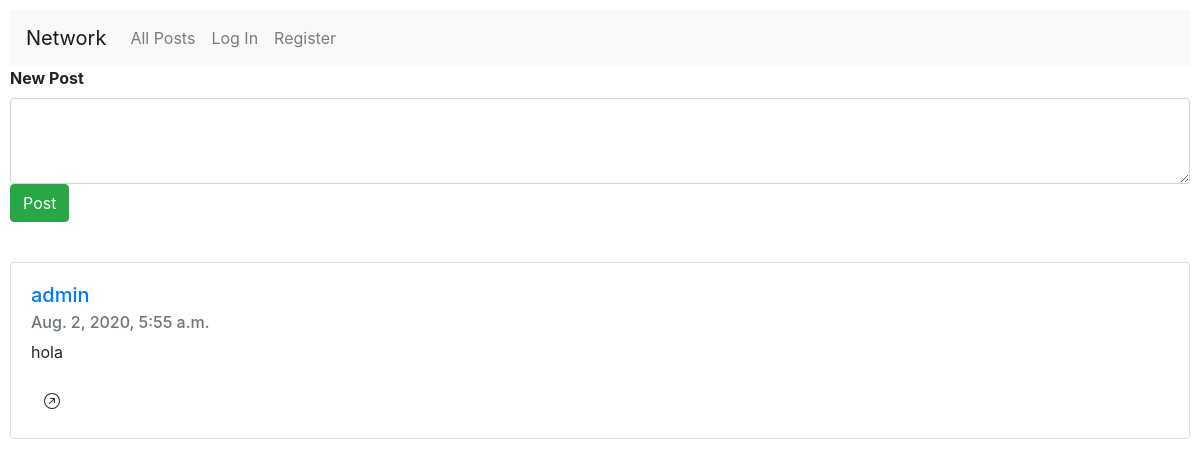
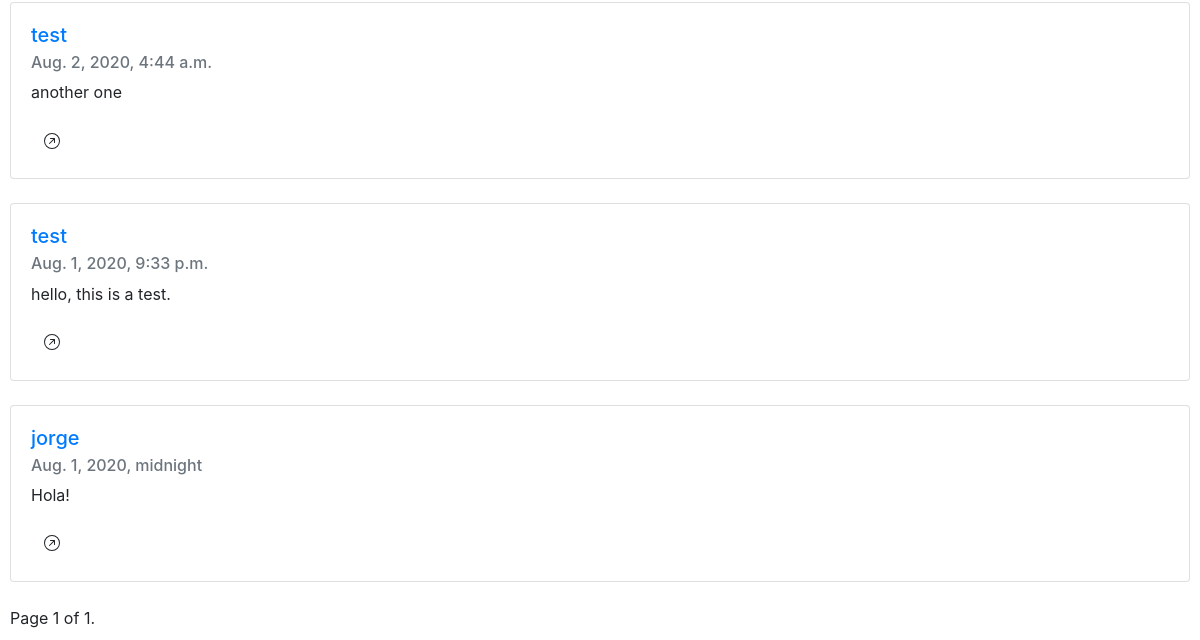
The app's page /, older data (2 pictures, top to bottom).
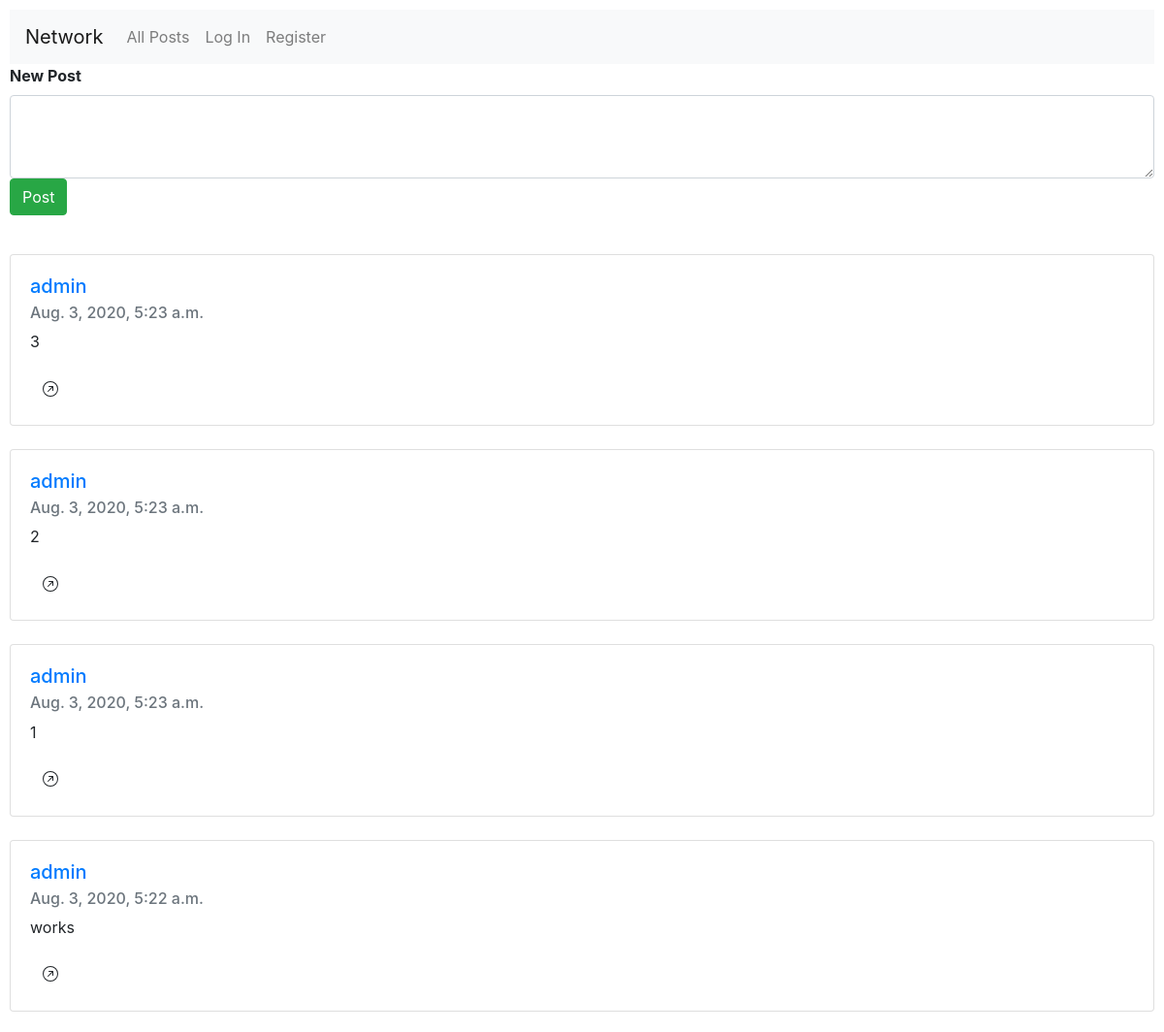
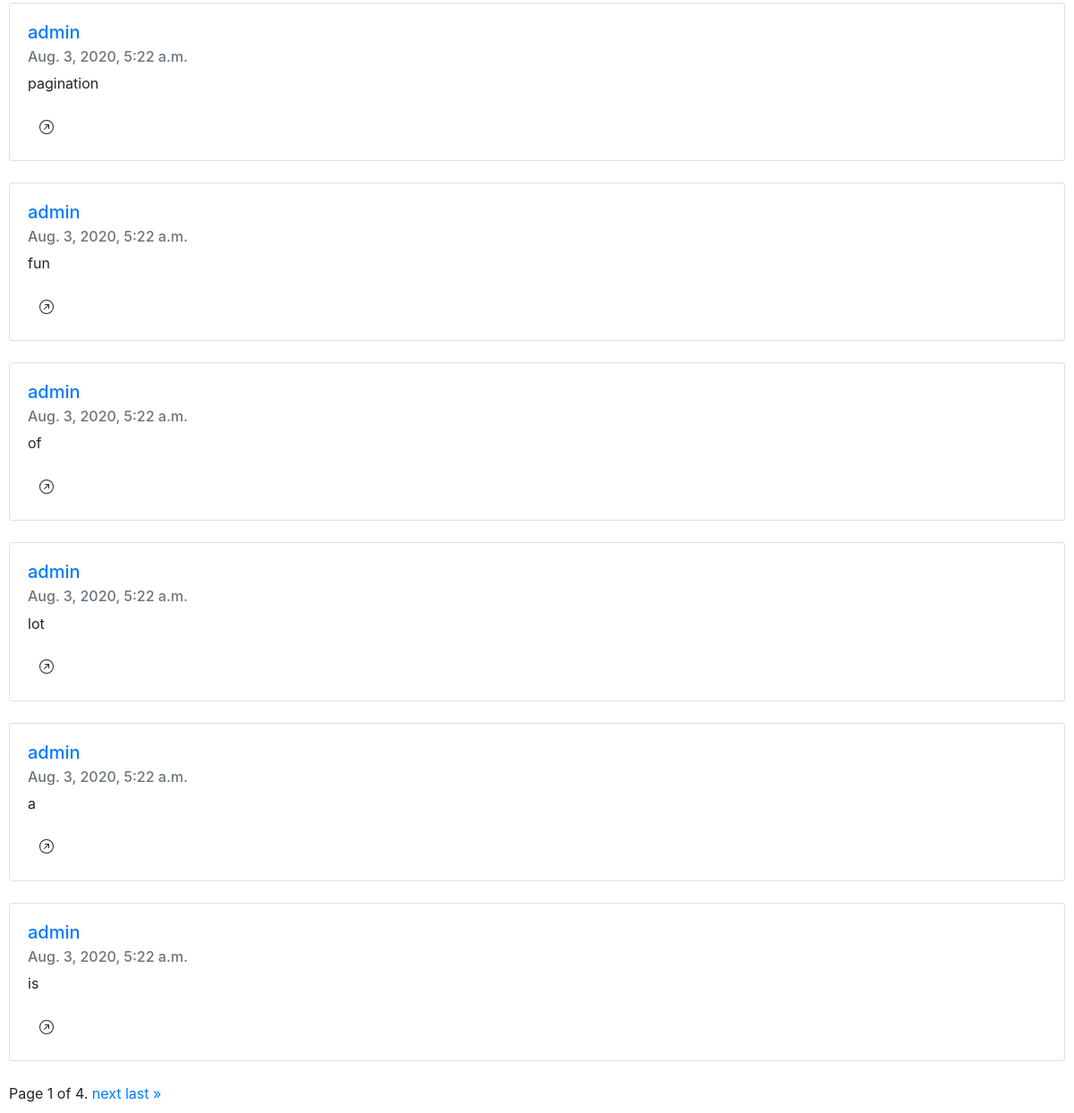
The same page, newer data (2 pictures, top to bottom).
### network/models.py (models this page shows)
class Post(models.Model):
    user = models.ForeignKey(User, on_delete=models.CASCADE, related_name="posts")
    content = models.CharField(max_length=512)
    date_added = models.DateTimeField(auto_now_add=True)

class User(AbstractUser):
    pass

### network/views.py (the view)
# urls.py: path("", views.index, name="index"),
def index(request):
    posts = Post.objects.all()
    posts = [post for post in posts[::-1]]
    paginator = Paginator(posts, 10)
    page_number = request.GET.get('page')
    page_obj = paginator.get_page(page_number)
    return render(request, "network/index.html",{
        "page_obj": page_obj
    })

### network/templates/network/index.html (shortened to what this page needs)
{% extends "network/layout.html" %}
{% block body %}
    <form action="{% url 'newpost' %}" method="post">
        <div class="form-group">
            <label for="newpost"><b>New Post</b></label>
            <textarea class="form-control" rows="3" name="newpost"></textarea>
            <button type="submit" class="btn btn-success">Post</button>
        </div>
    </form>
    <br>
    {% for post in page_obj %}
    <div class="card">
        <div class="card-body">
            <h5 class="card-title"><a href="{% url 'userprofile' post.user.id %}">{{post.user}}</a>
            </h5>
            <h6 class="card-subtitle mb-2 text-muted">{{post.date_added}}</h6>
            <p class="card-text" id="{{post.id}}">{{post.content}}</p>
            {% if user != post.user %}
                {% if post.likes.count > 0 %}
                <h6 class="text-muted">
                <button class="btn btn-default" onclick="fetchLikes('{{post.id}}')">
                  <svg width="1em" height="1em" viewBox="0 0 16 16" class="bi bi-arrow-up-right-circle-fill" fill="currentColor" xmlns="http://www.w3.org/2000/svg">
                    <path fill-rule="evenodd" d="M16 8A8 8 0 1 1 0 8a8 8 0 0 1 16 0zM6.5 5h4a.5.5 0 0 1 .5.5v4a.5.5 0 0 1-1 0V6.707l-4.146 4.147a.5.5 0 0 1-.708-.708L9.293 6H6.5a.5.5 0 0 1 0-1z"/>
                  </svg>
                </button>
                {{ post.likes.count }}
                </h6>
                {% else %}
                <button class="btn btn-default" onclick="fetchLikes('{{post.id}}')">
                </button>
                {% endif %}
            {% endif %}
        </div>
    </div>
    <br>
    {% endfor %}
    <div class="pagination">
    <span class="step-links">
        <span class="current">
            Page {{ page_obj.number }} of {{ page_obj.paginator.num_pages }}.
        </span>
        {% if page_obj.has_next %}
            <a href="?page={{ page_obj.next_page_number }}">next</a>
            <a href="?page={{ page_obj.paginator.num_pages }}">last &raquo;</a>
        {% endif %}
    </span>
    </div>
{% endblock %}

Row changes from the older to the newer data that the page shows:
no longer on this page (row unchanged): Post: user "admin", date_added "Aug. 2, 2020, 5:55 a.m.", content "hola"
no longer on this page (row unchanged): Post: user "test", date_added "Aug. 2, 2020, 4:44 a.m.", content "another one"
no longer on this page (row unchanged): Post: user "test", date_added "Aug. 1, 2020, 9:33 p.m.", content "hello, this is a test."
no longer on this page (row unchanged): Post: user "jorge", date_added "Aug. 1, 2020, midnight", content "Hola!"
added Post: user "admin", date_added "Aug. 3, 2020, 5:23 a.m.", content "3"
added Post: user "admin", date_added "Aug. 3, 2020, 5:23 a.m.", content "2"
added Post: user "admin", date_added "Aug. 3, 2020, 5:23 a.m.", content "1"
added Post: user "admin", date_added "Aug. 3, 2020, 5:22 a.m.", content "works"
added Post: user "admin", date_added "Aug. 3, 2020, 5:22 a.m.", content "pagination"
added Post: user "admin", date_added "Aug. 3, 2020, 5:22 a.m.", content "fun"
added Post: user "admin", date_added "Aug. 3, 2020, 5:22 a.m.", content "of"
added Post: user "admin", date_added "Aug. 3, 2020, 5:22 a.m.", content "lot"
added Post: user "admin", date_added "Aug. 3, 2020, 5:22 a.m.", content "a"
added Post: user "admin", date_added "Aug. 3, 2020, 5:22 a.m.", content "is"
Text that changed along with them:
{{ page_obj.paginator.num_pages }}: "1" → "4"
text now shown: "next last »"
